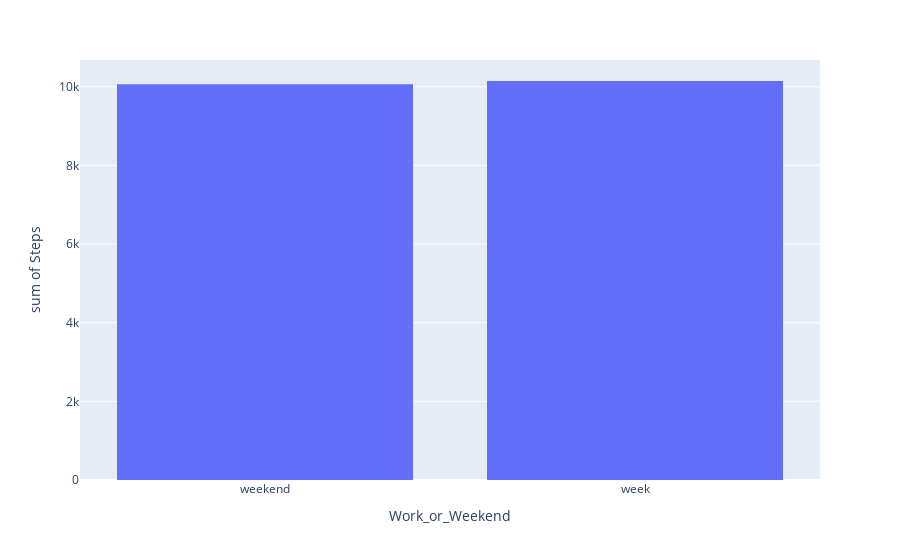

Here is the notebook cell this chart was saved with:
### Code cell
# lets check the week steps
display(week_steps)
px.histogram(week_steps, x='Work_or_Weekend', y='Steps')

### Figure 1 — Plotly figure (JSON) as saved in the notebook; plotly's stock layout.template omitted (floating-point values rounded to 4 significant figures)
{"data": [{"alignmentgroup": "True", "bingroup": "x", "histfunc": "sum", "hovertemplate": "Work_or_Weekend=%{x}<br>sum of Steps=%{y}<extra></extra>", "legendgroup": "", "marker": {"color": "#636efa"}, "name": "", "offsetgroup": "", "orientation": "v", "showlegend": false, "type": "histogram", "x": ["weekend", "week"], "xaxis": "x", "y": [10060.0, 10140.0], "yaxis": "y"}], "layout": {"autosize": true, "barmode": "relative", "legend": {"tracegroupgap": 0}, "margin": {"t": 60}, "xaxis": {"anchor": "y", "autorange": true, "domain": [0, 1], "range": [-0.5, 1.5], "title": {"text": "Work_or_Weekend"}, "type": "category"}, "yaxis": {"anchor": "x", "autorange": true, "domain": [0, 1], "range": [0, 10680.0], "title": {"text": "sum of Steps"}, "type": "linear"}}}
